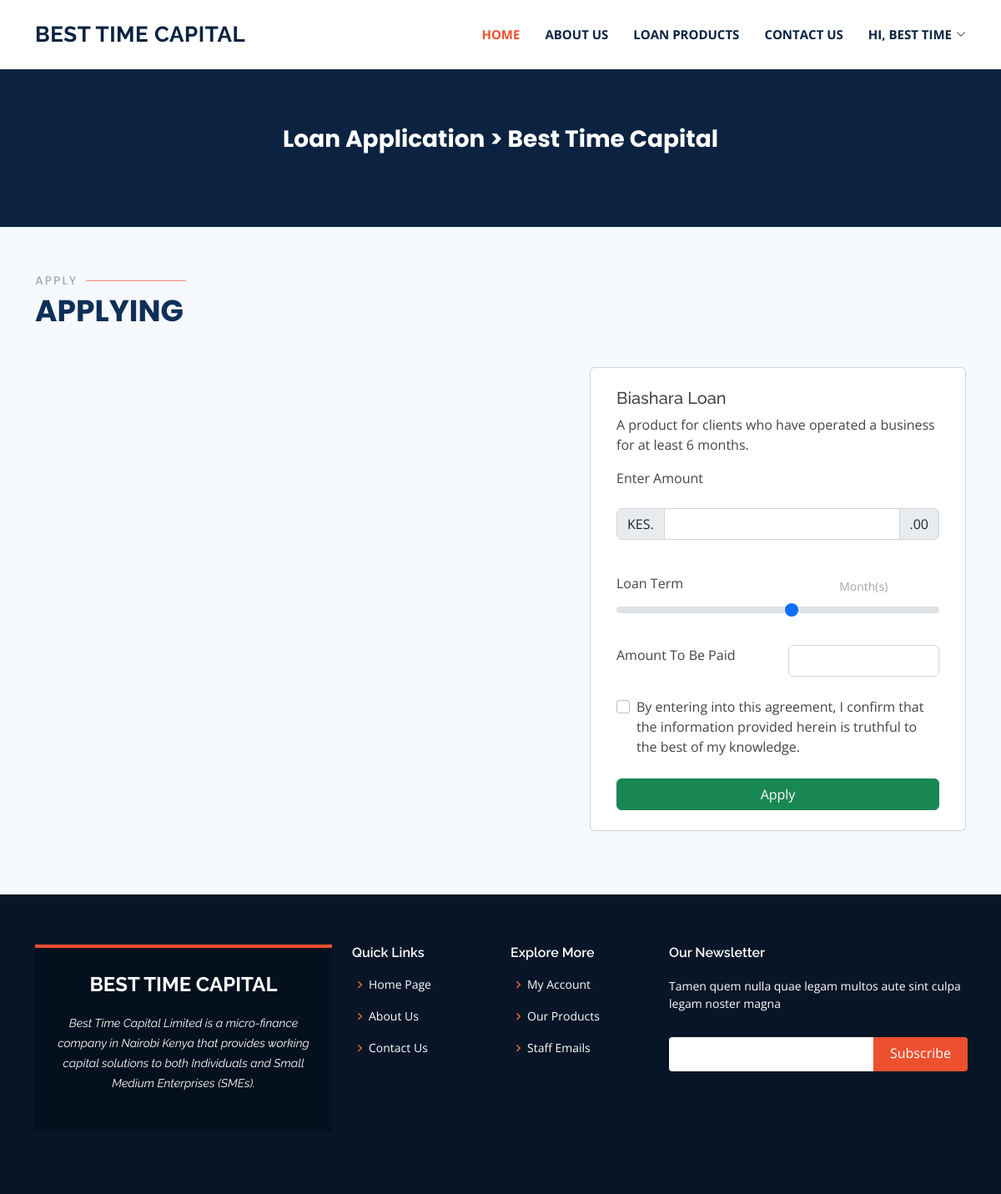
The app's page /loans/9/apply/ (signed in) with its own data.
### pages/models.py (models this page shows, shortened)
class CustomUser(AbstractUser):
    first_name = models.CharField(max_length=255)
    last_name = models.CharField(max_length=255)
    email_id = models.CharField(max_length=255)
    phone_no = models.CharField(max_length=255)
    id_no = models.CharField(max_length=255)

### loans/models.py (models this page shows, shortened)
class Loans(models.Model):
    loan_title = models.CharField(max_length=255)
    loan_description = models.TextField()
    interest = models.IntegerField()
    thumbnail = models.ImageField(upload_to ='uploads/')
    created_by = models.ForeignKey(CustomUser, related_name='loans', on_delete=models.CASCADE)
    created_at = models.DateTimeField(auto_now_add=True)
    changed_at = models.DateTimeField(auto_now=True)

### loans/views.py (the view)
# urls.py: path('loans/<int:loan_id>/apply/', apply_for_loan, name="apply_for_loan"),
@login_required
def apply_for_loan(request, loan_id):
    loan = Loans.objects.get(pk=loan_id)
    if request.method == 'POST':
        form = ApplicationForm(request.POST)
        if form.is_valid():
            application = form.save(commit=False)
            application.loan = loan
            application.created_by = request.user
            application.save()
            return redirect('dashboard')
    else:
        form = ApplicationForm()
    context = {
        "loan": loan,
        "job": loan,
        "form": form,
    }
    return render(request, 'loans/apply_for_loan.html', context)

### loans/forms.py
class ApplicationForm(forms.ModelForm):
    class Meta:
        model = Application
        fields = [
            'amount_applied',
            'period_applied',
            'total_applied',
            'status',
        ]

### loans/templates/loans/apply_for_loan.html (shortened to what this page needs)
{% extends "base.html" %}
{% load static %}
{% block content %}
    <main id="main" style="background-color: #f6f9fd;">
        <section id="cta" class="cta" style="margin-top: 70px; font-weight: 700;">
          <div class="container" data-aos="zoom-in">
            <div class="text-center">
              <h3 style="font-weight: 700; font-family: 'Poppins', sans-serif;">Loan Application > Best Time Capital</h3>
            </div>
          </div>
        </section>
        <section id="contact" class="contact section-bg" style="">
          <div class="container" data-aos="fade-up">
            <div class="section-title">
              <h2>Apply</h2>
              <p>Applying</p>
            </div>
            <div class="row" ng-app="myApp" ng-controller="myCtrl" >
              <div class="col-md-7">
              </div>
              <div class="col-md-5">
                <form method="post" action="." enctype="multipart/form-data">
                  <div class="card mb-3" style="padding: 8px 15px;" >
                    <div class="card-body">
                      <h5 class="card-title">{{ loan.loan_title }}</h5>
                      <p class="card-text">{{ loan.loan_description }}</p>
                      <div class="mb-3">
                        <label for="exampleFormControlInput1" class="form-label">Enter Amount</label>
                      </div>
                      <div class="input-group mb-3">
                        <span class="input-group-text">KES.</span>
                        <input type="number" class="form-control" ng-model="amount_applied" name="amount_applied"  min="1" aria-label="Amount (to the nearest Kes.)">
                        <span class="input-group-text">.00</span>
                      </div>
                      <br>
                      <div class="row">
                        <div class="d-grid gap-2 col-6 mx-auto"><label for="customRange3" class="form-label">Loan Term</label></div>
                        <div class="d-grid gap-2 col-6 mx-auto"><button class="btn btn-link btn-sm" type="button" style="text-decoration: none;" disabled>  Month(s)</button></div>
                      </div>
                      <input type="range" class="form-range" min="1" max="12" step="1" id="customRange3" name="period_applied"  ng-model="months" >
                      <br><br>
                      <div class="row">
                        <div class="d-grid gap-2 col-6 mx-auto"><label for="customRange3" class="form-label">Amount To Be Paid</label></div>
                        <div class="d-grid gap-2 col-6 mx-auto">
                          <input type="number" class="form-control" name="total_applied" ng-model="(amount_applied + (amount_applied * (months * (monthly_interest/100))))" readonly>
                        </div>
                      </div>
                      <br>
                      <div class="form-check">
                        <input class="form-check-input" type="checkbox" value="" id="flexCheckDefault" required>
                        <label class="form-check-label" for="flexCheckDefault" style="">
                          By entering into this agreement, I confirm that the information provided herein is truthful to the best of my knowledge.
                        </label>
                      </div>
                      <br>
                      <div class="d-grid gap-2">
                        <button class="btn btn-success btn-primary" type="submit">Apply</button>
                      </div>
                    </div>
                  </div>
                </form>
              </div>
            </div>
          </div>
        </section>
      </main>
 {% endblock content %}

### templates/base.html (shortened to what this page needs)
<!DOCTYPE html>
{% load static %}
<html lang="en">
<head>
  <link href="{% static 'assets/vendor/animate.css/animate.min.css' %}" rel="stylesheet">
  <link href="{% static 'assets/vendor/aos/aos.css' %}" rel="stylesheet">
  <link href="{% static 'assets/vendor/bootstrap/css/bootstrap.min.css' %}" rel="stylesheet">
  <link href="{% static 'assets/vendor/bootstrap-icons/bootstrap-icons.css' %}" rel="stylesheet">
  <link href="{% static 'assets/vendor/boxicons/css/boxicons.min.css' %}" rel="stylesheet">
  <link href="{% static 'assets/vendor/glightbox/css/glightbox.min.css' %}" rel="stylesheet">
  <link href="{% static 'assets/vendor/remixicon/remixicon.css' %}" rel="stylesheet">
  <link href="{% static 'assets/vendor/swiper/swiper-bundle.min.css' %}" rel="stylesheet">
  <link href="{% static 'assets/css/style.css' %}" rel="stylesheet">
</head>
<body>
  <header id="header" class="fixed-top">
    <div class="container d-flex align-items-center justify-content-between">
      <h1 class="logo"><a href="/">Best Time Capital</a></h1>
      <nav id="navbar" class="navbar">
        <ul>
          <li><a class="nav-link scrollto active" href="/">Home</a></li>
          <li><a class="nav-link scrollto" href="{% url 'about_us' %}">ABOUT US</a></li>
          <li><a class="nav-link scrollto" href="{% url 'all_loans' %}">LOAN PRODUCTS</a></li>
          <li><a class="nav-link scrollto" href="{% url 'contact_us' %}">CONTACT US</a></li>
          {% if request.user.is_authenticated %}
          <li class="dropdown"><a href="#!"><span>Hi, {{ user.first_name }}</span> <i class="bi bi-chevron-down"></i></a>
          </li>
          {% else %}
          <li><a class="getstarted scrollto" href="{% url 'login' %}">LOG IN</a></li>
          <li><a class="getstarted scrollto" href="{% url 'signup' %}">SIGN UP</a></li>
          {% endif %}
        </ul>
      </nav>
    </div>
  </header>
  {% block content %} {% endblock content %}
  <footer id="footer">
    <div class="footer-top">
      <div class="container">
        <div class="row">
          <div class="col-lg-4 col-md-6">
            <div class="footer-info">
              <h3>BEST TIME CAPITAL</h3>
              <p class="pb-3"><em>Best Time Capital Limited is a micro-finance company in Nairobi Kenya that provides working capital solutions to both Individuals and Small Medium Enterprises (SMEs).</em></p>
            </div>
          </div>
          <div class="col-lg-2 col-md-6 footer-links">
            <h4>Quick Links</h4>
            <ul>
              <li><i class="bx bx-chevron-right"></i> <a href="/">Home Page</a></li>
              <li><i class="bx bx-chevron-right"></i> <a href="{% url 'about_us' %}">About Us</a></li>
              <li><i class="bx bx-chevron-right"></i> <a href="{% url 'contact_us' %}">Contact Us</a></li>
            </ul>
          </div>
          <div class="col-lg-2 col-md-6 footer-links">
            <h4>Explore More</h4>
            <ul>
              <li><i class="bx bx-chevron-right"></i> <a href="{% url 'dashboard' %}">My Account</a></li>
              <li><i class="bx bx-chevron-right"></i> <a href="{% url 'all_loans' %}">Our Products</a></li>
              <li><i class="bx bx-chevron-right"></i> <a href="#!">Staff Emails</a></li>
            </ul>
          </div>
          <div class="col-lg-4 col-md-6 footer-newsletter">
            <h4>Our Newsletter</h4>
            <p>Tamen quem nulla quae legam multos aute sint culpa legam noster magna</p>
            <form action="" method="post">
              <input type="email" name="email"><input type="submit" value="Subscribe">
            </form>
          </div>
        </div>
      </div>
    </div>
  </footer>
</body>
</html>

### static/assets/css/style.css (style rules this page uses)
body { font-family: "Open Sans", sans-serif; color: #444444; }
a { color: #ed502e; text-decoration: none; }
h1, h2, h3, h4, h5, h6 { font-family: "Raleway", sans-serif; }
#header { background: #fff; transition: all 0.5s; z-index: 997; padding: 20px 0; }
#header .logo { font-size: 26px; margin: 0; padding: 0; line-height: 1; font-weight: 700; letter-spacing: 0.5px; text-transform: uppercase; }
#header .logo a { color: #0b2341; }
.navbar { padding: 0; }
.navbar ul { margin: 0; padding: 0; display: flex; list-style: none; align-items: center; }
.navbar li { position: relative; }
.navbar a, .navbar a:focus { display: flex; align-items: center; justify-content: space-between; padding: 10px 0 10px 30px; font-size: 15px; color: #0b2341; white-space: nowrap; transition: 0.3s; font-weight: 700; text-transform: uppercase; }
.navbar a i, .navbar a:focus i { font-size: 12px; line-height: 0; margin-left: 5px; }
.navbar a:hover, .navbar .active, .navbar .active:focus, .navbar li:hover>a { color: #ed502e; }
section { padding: 60px 0; }
.section-bg { background-color: #f6f9fd; }
.section-title { padding-bottom: 40px; }
.section-title h2 { font-size: 14px; font-weight: 500; padding: 0; line-height: 1px; margin: 0 0 5px 0; letter-spacing: 2px; text-transform: uppercase; color: #aaaaaa; font-family: "Poppins", sans-serif; }
.section-title h2::after { content: ""; width: 120px; height: 1px; display: inline-block; background: #f38b74; margin: 4px 10px; }
.section-title p { margin: 0; margin: 0; font-size: 36px; font-weight: 700; text-transform: uppercase; font-family: "Poppins", sans-serif; color: #0f2f57; }
.cta { padding: 80px 0; background: #0b2341; }
.cta h3 { color: #fff; font-size: 28px; font-weight: 700; }
#footer { background: #071527; padding: 0 0 30px 0; color: #fff; font-size: 14px; }
#footer .footer-top { padding: 60px 0 30px 0; }
#footer .footer-top .footer-info { margin-bottom: 15px; background: #05101e; border-top: 4px solid #ed502e; text-align: center; padding: 30px 20px; }
#footer .footer-top .footer-info h3 { font-size: 24px; margin: 0 0 20px 0; padding: 2px 0 2px 0; line-height: 1; font-weight: 700; }
#footer .footer-top .footer-info p { font-size: 14px; line-height: 24px; margin-bottom: 0; font-family: "Raleway", sans-serif; }
#footer .footer-top h4 { font-size: 16px; font-weight: 600; color: #fff; position: relative; padding-bottom: 12px; }
#footer .footer-top .footer-links { margin-bottom: 30px; }
#footer .footer-top .footer-links ul { list-style: none; padding: 0; margin: 0; }
#footer .footer-top .footer-links ul i { padding-right: 2px; color: #ef6445; font-size: 18px; line-height: 1; }
#footer .footer-top .footer-links ul li { padding: 10px 0; display: flex; align-items: center; }
#footer .footer-top .footer-links ul li:first-child { padding-top: 0; }
#footer .footer-top .footer-links ul a { color: #fff; transition: 0.3s; display: inline-block; line-height: 1; }
#footer .footer-top .footer-newsletter form { margin-top: 30px; background: #fff; padding: 6px 10px; position: relative; border-radius: 4px; }
#footer .footer-top .footer-newsletter form input[type=email] { border: 0; padding: 4px; width: calc(100% - 110px); }
#footer .footer-top .footer-newsletter form input[type=submit] { position: absolute; top: 0; right: -2px; bottom: 0; border: 0; background: none; font-size: 16px; padding: 0 20px 2px 20px; background: #ed502e; color: #fff; transition: 0.3s; border-radius: 0 4px 4px 0; }

### templates/base.html (style rules this page uses)
input[type=number] { -moz-appearance: textfield; }

### records on screen
CustomUser: first_name "BEST TIME"
Loans: loan_title "Biashara Loan", loan_description "A product for clients who have operated a business for at least 6 months."
